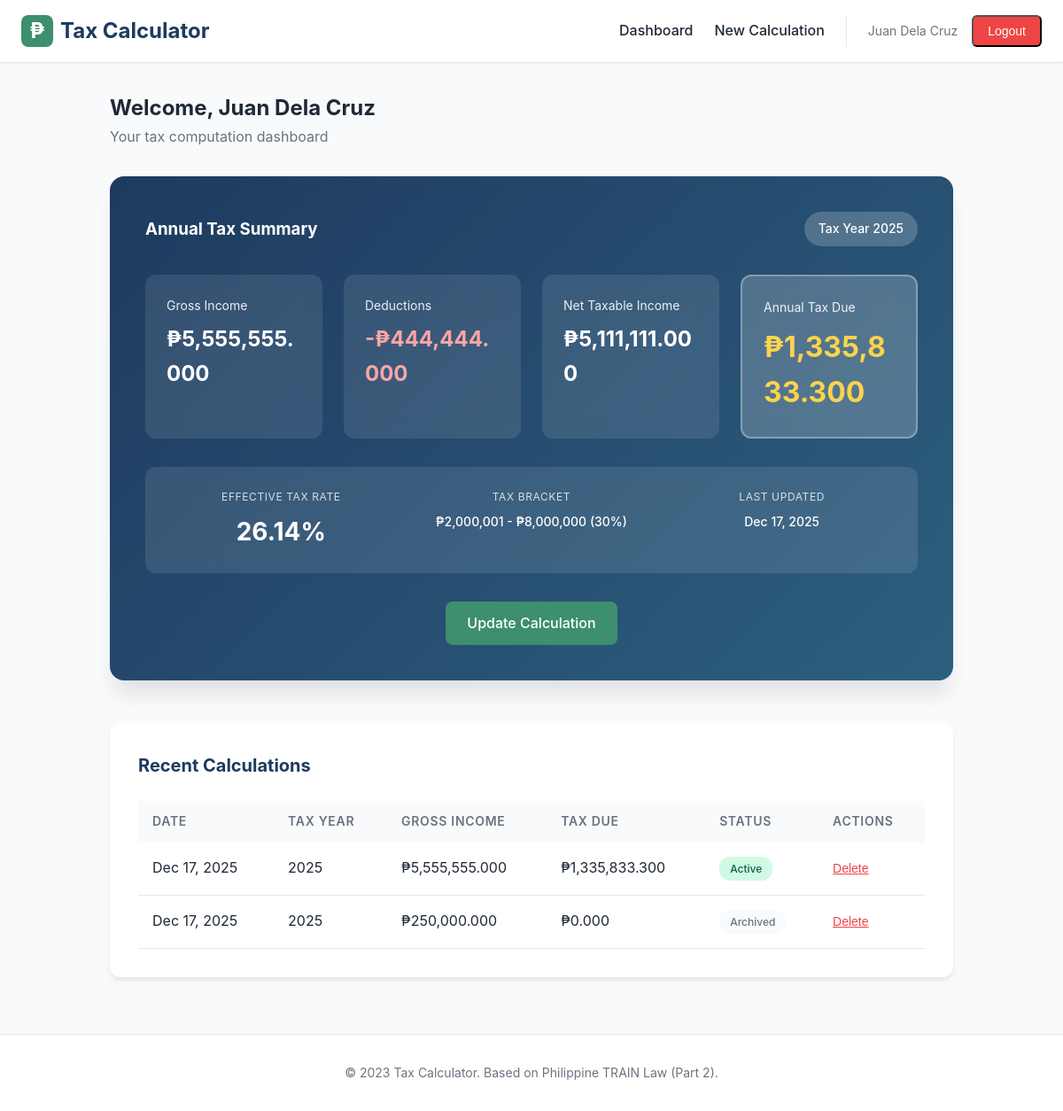
The app's page /dashboard/ (signed in) with its own data.
### core/models.py (models this page shows, shortened)
class TaxRecord(models.Model):
    user = models.ForeignKey(User, on_delete=models.CASCADE, related_name="tax_records")
    annual_gross_income = models.DecimalField(
        max_digits=15,
        decimal_places=2,
        validators=[MinValueValidator(Decimal("0.00"))],
        help_text="Annual gross income in PHP",
    )
    allowable_deductions = models.DecimalField(
        max_digits=15,
        decimal_places=2,
        validators=[MinValueValidator(Decimal("0.00"))],
        default=Decimal("0.00"),
        help_text="Total allowable deductions in PHP",
    )
    net_taxable_income = models.DecimalField(
        max_digits=15,
        decimal_places=2,
        editable=False,
        help_text="Gross income minus deductions",
    )
    annual_tax_due = models.DecimalField(
        max_digits=15,
        decimal_places=2,
        editable=False,
        help_text="Computed tax based on TRAIN Law",
    )
    effective_tax_rate = models.DecimalField(
        max_digits=5,
        decimal_places=2,
        editable=False,
        help_text="Effective tax rate as percentage",
    )
    tax_bracket = models.CharField(
        max_length=100, editable=False, help_text="Income tax bracket"
    )
    tax_year = models.IntegerField(default=2023)
    created_at = models.DateTimeField(auto_now_add=True)
    updated_at = models.DateTimeField(auto_now=True)
    is_active = models.BooleanField(default=True, help_text="Most recent record")
    class Meta:
        ordering = ["-created_at"]
        verbose_name = "Tax Record"
        verbose_name_plural = "Tax Records"
        indexes = [
            models.Index(fields=["user", "-created_at"]),
            models.Index(fields=["is_active"]),
        ]

### core/views.py (the view)
# urls.py: path("dashboard/", DashboardView.as_view(), name="dashboard"),
class DashboardView(LoginRequiredMixin, TemplateView):
    template_name = "core/dashboard.html"
    login_url = "login"
    def get_context_data(self, **kwargs):
        context = super().get_context_data(**kwargs)
        tax_record = TaxRecord.objects.filter(
            user=self.request.user, is_active=True
        ).first()
        context["tax_record"] = tax_record
        context["has_tax_record"] = tax_record is not None
        context["tax_history"] = TaxRecord.objects.filter(user=self.request.user)[
            :5
        ]  # Last 5 records
        return context

### core/templates/core/dashboard.html (shortened to what this page needs)
{% extends 'core/base.html' %}
{% load humanize %}
{% block content %}
<div class="container dashboard-container">
    <div class="dashboard-header">
        <h2>Welcome, {{ user.get_full_name|default:user.username }}</h1>
        <p class="subtitle">Your tax computation dashboard</p>
    </div>
    {% if has_tax_record %}
    <div class="tax-card-elevated">
        <div class="tax-card-header">
            <h3>Annual Tax Summary</h2>
            <span class="tax-year-badge"
                >Tax Year {{ tax_record.tax_year }}</span
            >
        </div>
        <div class="tax-grid">
            <div class="tax-item">
                <span class="tax-label">Gross Income</span>
                <span class="tax-value"
                    >₱{{ tax_record.annual_gross_income|floatformat:3|intcomma }}</span
                >
            </div>
            <div class="tax-item">
                <span class="tax-label">Deductions</span>
                <span class="tax-value deduction"
                    >-₱{{ tax_record.allowable_deductions|floatformat:3|intcomma }}</span
                >
            </div>
            <div class="tax-item">
                <span class="tax-label">Net Taxable Income</span>
                <span class="tax-value"
                    >₱{{ tax_record.net_taxable_income|floatformat:3|intcomma }}</span
                >
            </div>
            <div class="tax-item highlight">
                <span class="tax-label">Annual Tax Due</span>
                <span class="tax-value-primary"
                    >₱{{ tax_record.annual_tax_due|floatformat:3|intcomma }}</span
                >
            </div>
        </div>
        <div class="tax-stats">
            <div class="stat-item">
                <span class="stat-label">Effective Tax Rate</span>
                <span class="stat-value"
                    >{{ tax_record.effective_tax_rate }}%</span
                >
            </div>
            <div class="stat-item">
                <span class="stat-label">Tax Bracket</span>
                <span class="stat-value-small"
                    >{{ tax_record.tax_bracket }}</span
                >
            </div>
            <div class="stat-item">
                <span class="stat-label">Last Updated</span>
                <span class="stat-value-small"
                    >{{ tax_record.updated_at|date:"M d, Y" }}</span
                >
            </div>
        </div>
        <div class="tax-card-actions">
            <a href="{% url 'tax_input' %}" class="btn btn-primary"
                >Update Calculation</a
            >
        </div>
    </div>
    {% if tax_history %}
    <div class="section">
        <h4 class="section-title">Recent Calculations</h3>
        <div class="table-container">
            <table class="data-table">
                <thead>
                    <tr>
                        <th>Date</th>
                        <th>Tax Year</th>
                        <th>Gross Income</th>
                        <th>Tax Due</th>
                        <th>Status</th>
                        <th>Actions</th>
                    </tr>
                </thead>
                <tbody>
                    {% for record in tax_history %}
                    <tr>
                        <td>{{ record.created_at|date:"M d, Y" }}</td>
                        <td>{{ record.tax_year }}</td>
                        <td>
                            ₱{{ record.annual_gross_income|floatformat:3|intcomma }}
                        </td>
                        <td>
                            ₱{{ record.annual_tax_due|floatformat:3|intcomma }}
                        </td>
                        <td>
                            {% if record.is_active %}
                            <span class="badge badge-success">Active</span>
                            {% else %}
                            <span class="badge badge-secondary">Archived</span>
                            {% endif %}
                        </td>
                        <td>
                            <form
                                method="post"
                                action="{% url 'delete_record' record.pk %}"
                                style="display: inline"
                            >
                                <button
                                    type="submit"
                                    class="btn-link-danger"
                                    onclick="return confirm('Delete this record?')"
                                >
                                    Delete
                                </button>
                            </form>
                        </td>
                    </tr>
                    {% endfor %}
                </tbody>
            </table>
        </div>
    </div>
    {% endif %} {% endif %}
</div>
{% endblock %}

### core/templates/core/base.html (shortened to what this page needs)
{% load static %}
<!doctype html>
<html lang="en">
    <head>
        <link rel="stylesheet" href="{% static 'core/css/styles.css' %}" />
    </head>
    <body>
        <nav class="navbar">
            <div class="container">
                <div class="nav-content">
                    <a href="{% url 'dashboard' %}" class="nav-brand">
                        <span class="brand-icon">₱</span>
                        Tax Calculator
                    </a>
                    {% if user.is_authenticated %}
                    <div class="nav-menu">
                        <a href="{% url 'dashboard' %}" class="nav-link"
                            >Dashboard</a
                        >
                        <a href="{% url 'tax_input' %}" class="nav-link"
                            >New Calculation</a
                        >
                        <div class="nav-user">
                            <span class="user-name"
                                >{{ user.get_full_name|default:user.username }}</span
                            >
							<form method="post" action="{% url 'logout' %}" style="display:inline;">
    <button type="submit" class="btn-logout">Logout</button>
</form>
                        </div>
                    </div>
                    {% endif %}
                </div>
            </div>
        </nav>
        <main class="main-content">{% block content %}{% endblock %}</main>
        <footer class="footer">
            <div class="container">
                <p>
                    &copy; 2023 Tax Calculator. Based on Philippine TRAIN Law
                    (Part 2).
                </p>
            </div>
        </footer>
    </body>
</html>

### records on screen
TaxRecord: tax_year "2025", annual_gross_income "5,555,555.000", allowable_deductions "444,444.000", net_taxable_income "5,111,111.000", annual_tax_due "1,335,833.300", effective_tax_rate "26.14", tax_bracket "₱2,000,001 - ₱8,000,000 (30%)", updated_at "Dec 17, 2025", created_at "Dec 17, 2025", is_active "Active"
TaxRecord: created_at "Dec 17, 2025", tax_year "2025", annual_gross_income "250,000.000", annual_tax_due "0.000", is_active "Archived"

### other values on screen
{{ user.get_full_name|default:user.username }} "Juan Dela Cruz"
